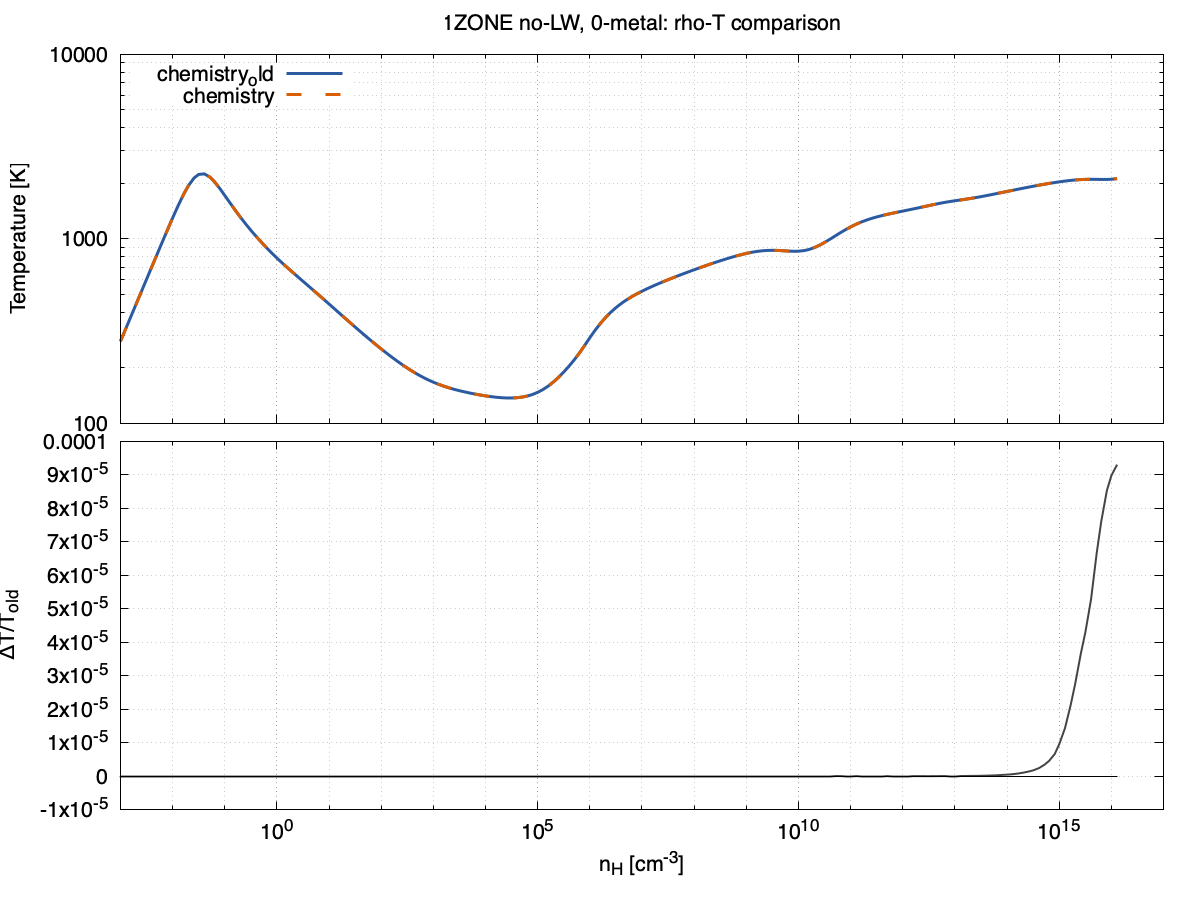

This chart was generated by the following gnuplot code:
set terminal pngcairo size 1200,900 enhanced font "Helvetica,16"
set output "figures/rho_T_comparison_nolw_0metal.png"

set multiplot layout 2,1 margins 0.10,0.97,0.10,0.94 spacing 0.03,0.02

set title "1ZONE no-LW, 0-metal: rho-T comparison"
set logscale xy
set format x ""
set ylabel "Temperature [K]"
set grid xtics ytics mxtics mytics
set key left top
plot "figures/rho_T_comparison_nolw_0metal.dat" using 1:2 with lines lw 3 lc rgb "#2c5aa0" title "chemistry_old", \
     "" using 1:3 with lines lw 3 dt 2 lc rgb "#d95f02" title "chemistry"

unset title
unset logscale y
set logscale x
set format x "10^{%L}"
set xlabel "n_H [cm^{-3}]"
set ylabel "{/Symbol D}T/T_{old}"
set grid xtics ytics mxtics
unset key
plot "figures/rho_T_comparison_nolw_0metal.dat" using 1:4 with lines lw 2 lc rgb "#444444", \
     0 with lines lw 1 lc rgb "#000000"

unset multiplot
